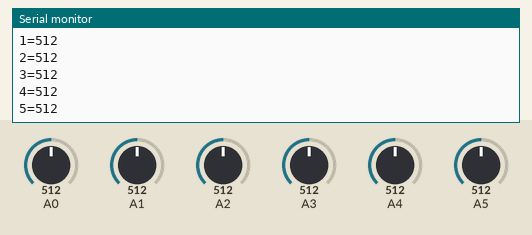
The sketch below on a simulated Arduino Uno, built with avr-gcc and run on an emulated ATmega328P. Shown: the last lines printed to the serial monitor. The inputs (shaded band) are chosen by the test bench; at power-on: A0 = 512, A1 = 512, A2 = 512, A3 = 512, A4 = 512, A5 = 512.

Above: at 1.8 s.
1.9 s: A0 set to 716
3.4 s: A1 set to 716
4.9 s: A2 set to 716
6.4 s: A3 set to 716
At 7.7 s:
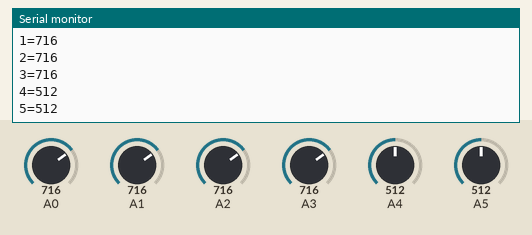
7.9 s: A4 set to 716
At 8.8 s:
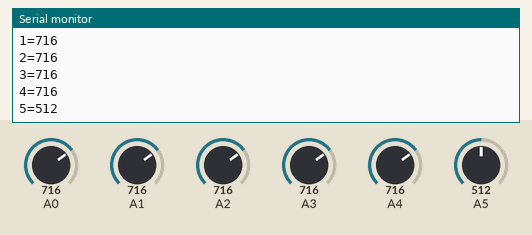
9.4 s: A5 set to 716
At 10.7 s:
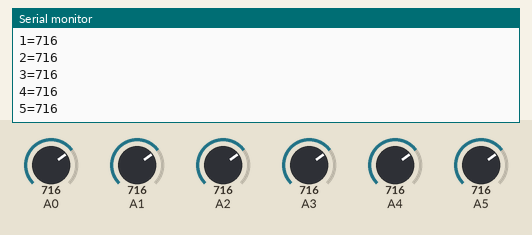
Timing chart, 0 to 11.9 s (numbered marks = the images above; inputs shaded):
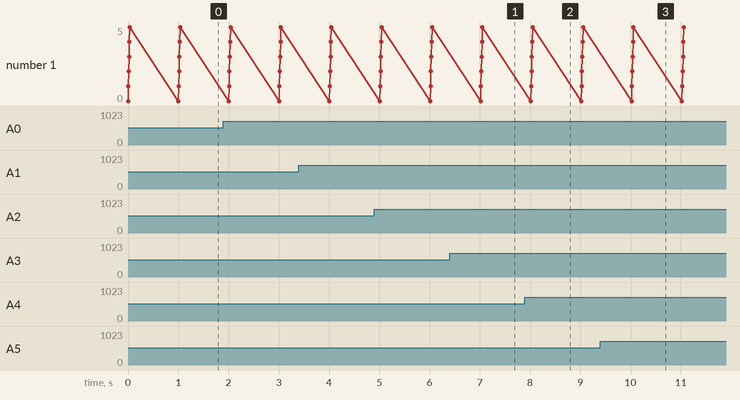

The sketch:

serial-streaming.ino
```cpp
int analogValue = 0;
int i;

void setup() {
  // open the serial port at 9600 bps:
  Serial.begin(9600);
}

void loop() {
  // read the analog input on all pins :
  for (i = 0; i<=5; i++) {
    analogValue = analogRead(i);

    // print it on serial
    Serial.print(i);
    Serial.print("=");
    Serial.println(analogValue);
  }

  // delay 1 second before the next reading:
  delay(1000);
}
```

Measured:
- after the input at 6.4 s, the serial monitor: prints a new line after 0.64 s (image 1)
- after the input at 7.9 s, the serial monitor: prints a new line after 0.15 s (image 2)
- after the input at 9.4 s, the serial monitor: prints a new line after 0.66 s (image 3)
